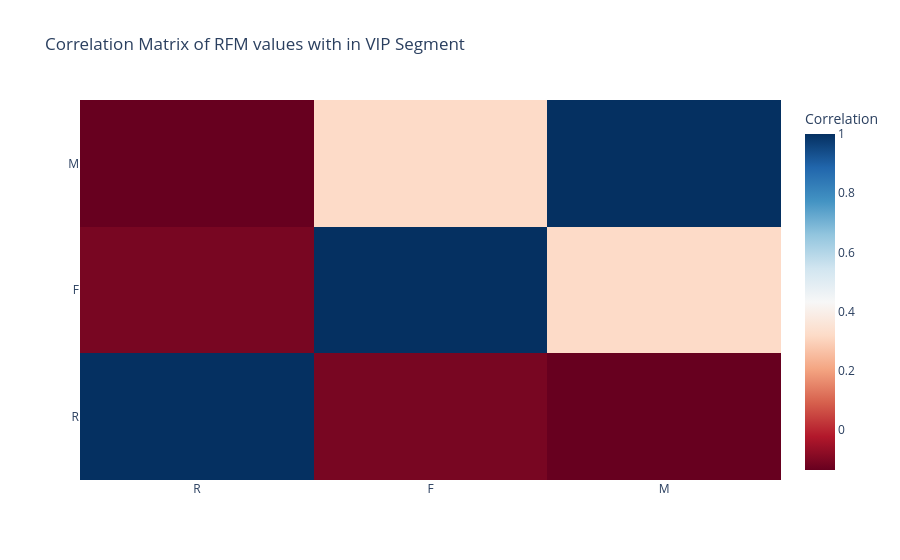

This figure's notebook cell:
### Code cell
fig_heatmap=go.Figure(data=go.Heatmap(
                      z=correlation_matrix.values,
                      y=correlation_matrix.columns,
                      x=correlation_matrix.columns,
                      colorscale='RdBu',
                      colorbar=dict(title='Correlation')))
fig_heatmap.update_layout(title='Correlation Matrix of RFM values with in VIP Segment')
fig_heatmap.show()

### Figure 1 — Plotly figure (JSON) as saved in the notebook; plotly's stock layout.template omitted (floating-point values rounded to 4 significant figures)
{"data": [{"colorbar": {"title": {"text": "Correlation"}}, "colorscale": [[0, "rgb(103,0,31)"], [0.1, "rgb(178,24,43)"], [0.2, "rgb(214,96,77)"], [0.3, "rgb(244,165,130)"], [0.4, "rgb(253,219,199)"], [0.5, "rgb(247,247,247)"], [0.6, "rgb(209,229,240)"], [0.7, "rgb(146,197,222)"], [0.8, "rgb(67,147,195)"], [0.9, "rgb(33,102,172)"], [1, "rgb(5,48,97)"]], "type": "heatmap", "x": ["R", "F", "M"], "y": ["R", "F", "M"], "z": [[1.0, -0.1083, -0.1343], [-0.1083, 1.0, 0.3207], [-0.1343, 0.3207, 1.0]]}], "layout": {"title": {"text": "Correlation Matrix of RFM values with in VIP Segment"}}}
